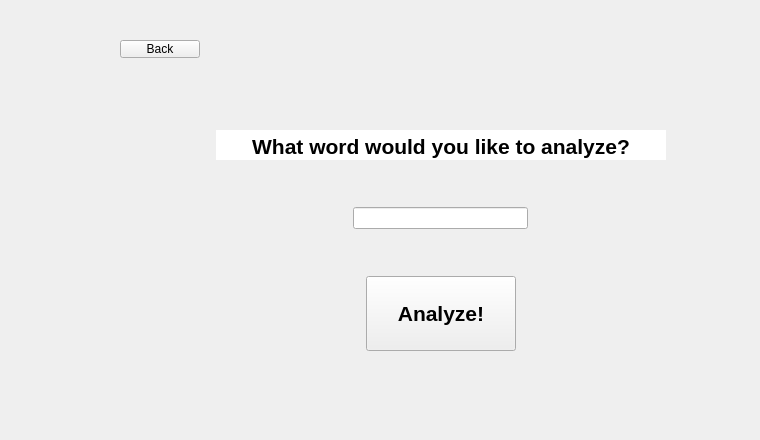
    <widget class="QWidget" name="wrd_anl">
     <widget class="QFrame" name="frame_4">
      <property name="geometry">
       <rect>
        <x>110</x>
        <y>30</y>
        <width>641</width>
        <height>401</height>
       </rect>
      </property>
      <property name="frameShape">
       <enum>QFrame::NoFrame</enum>
      </property>
      <property name="frameShadow">
       <enum>QFrame::Raised</enum>
      </property>
      <widget class="QWidget" name="verticalLayoutWidget_4">
       <property name="geometry">
        <rect>
         <x>80</x>
         <y>100</y>
         <width>502</width>
         <height>221</height>
        </rect>
       </property>
       <layout class="QVBoxLayout" name="verticalLayout_4">
        <property name="sizeConstraint">
         <enum>QLayout::SetMinAndMaxSize</enum>
        </property>
        <item alignment="Qt::AlignHCenter">
         <widget class="QTextEdit" name="textEdit_10">
          <property name="sizePolicy">
           <sizepolicy hsizetype="Fixed" vsizetype="Expanding">
            <horstretch>0</horstretch>
            <verstretch>0</verstretch>
           </sizepolicy>
          </property>
          <property name="minimumSize">
           <size>
            <width>450</width>
            <height>0</height>
           </size>
          </property>
          <property name="maximumSize">
           <size>
            <width>16777215</width>
            <height>30</height>
           </size>
          </property>
          <property name="frameShape">
           <enum>QFrame::NoFrame</enum>
          </property>
          <property name="verticalScrollBarPolicy">
           <enum>Qt::ScrollBarAlwaysOff</enum>
          </property>
          <property name="readOnly">
           <bool>true</bool>
          </property>
          <property name="html">
           <string>&lt;!DOCTYPE HTML PUBLIC &quot;-//W3C//DTD HTML 4.0//EN&quot; &quot;http://www.w3.org/TR/REC-html40/strict.dtd&quot;&gt;
&lt;html&gt;&lt;head&gt;&lt;meta name=&quot;qrichtext&quot; content=&quot;1&quot; /&gt;&lt;meta charset=&quot;utf-8&quot; /&gt;&lt;style type=&quot;text/css&quot;&gt;
p, li { white-space: pre-wrap; }
hr { height: 1px; border-width: 0; }
li.unchecked::marker { content: &quot;\2610&quot;; }
li.checked::marker { content: &quot;\2612&quot;; }
&lt;/style&gt;&lt;/head&gt;&lt;body style=&quot; font-family:'Segoe UI'; font-size:9pt; font-weight:400; font-style:normal;&quot;&gt;
&lt;p align=&quot;center&quot; style=&quot; margin-top:0px; margin-bottom:0px; margin-left:0px; margin-right:0px; -qt-block-indent:0; text-indent:0px;&quot;&gt;&lt;span style=&quot; font-size:16pt; font-weight:700;&quot;&gt;What word would you like to analyze?&lt;/span&gt;&lt;/p&gt;
&lt;p align=&quot;center&quot; style=&quot;-qt-paragraph-type:empty; margin-top:0px; margin-bottom:0px; margin-left:0px; margin-right:0px; -qt-block-indent:0; text-indent:0px; font-size:16pt; font-weight:700;&quot;&gt;&lt;br /&gt;&lt;/p&gt;&lt;/body&gt;&lt;/html&gt;</string>
          </property>
         </widget>
        </item>
        <item>
         <spacer name="verticalSpacer_3">
          <property name="orientation">
           <enum>Qt::Vertical</enum>
          </property>
          <property name="sizeHint" stdset="0">
           <size>
            <width>20</width>
            <height>40</height>
           </size>
          </property>
         </spacer>
        </item>
        <item alignment="Qt::AlignHCenter">
         <widget class="QLineEdit" name="wrd_anal_line_edit">
          <property name="minimumSize">
           <size>
            <width>175</width>
            <height>0</height>
           </size>
          </property>
          <property name="maximumSize">
           <size>
            <width>175</width>
            <height>16777215</height>
           </size>
          </property>
         </widget>
        </item>
        <item>
         <spacer name="verticalSpacer_2">
          <property name="orientation">
           <enum>Qt::Vertical</enum>
          </property>
          <property name="sizeHint" stdset="0">
           <size>
            <width>20</width>
            <height>30</height>
           </size>
          </property>
         </spacer>
        </item>
        <item alignment="Qt::AlignHCenter">
         <widget class="QPushButton" name="wrd_analyze_btn">
          <property name="sizePolicy">
           <sizepolicy hsizetype="Fixed" vsizetype="Fixed">
            <horstretch>0</horstretch>
            <verstretch>0</verstretch>
           </sizepolicy>
          </property>
          <property name="minimumSize">
           <size>
            <width>150</width>
            <height>75</height>
           </size>
          </property>
          <property name="font">
           <font>
            <pointsize>16</pointsize>
            <bold>true</bold>
           </font>
          </property>
          <property name="text">
           <string>Analyze!</string>
          </property>
         </widget>
        </item>
       </layout>
      </widget>
      <widget class="QPushButton" name="back_btn2">
       <property name="geometry">
        <rect>
         <x>10</x>
         <y>10</y>
         <width>80</width>
         <height>18</height>
        </rect>
       </property>
       <property name="text">
        <string>Back</string>
       </property>
      </widget>
     </widget>
    </widget>
